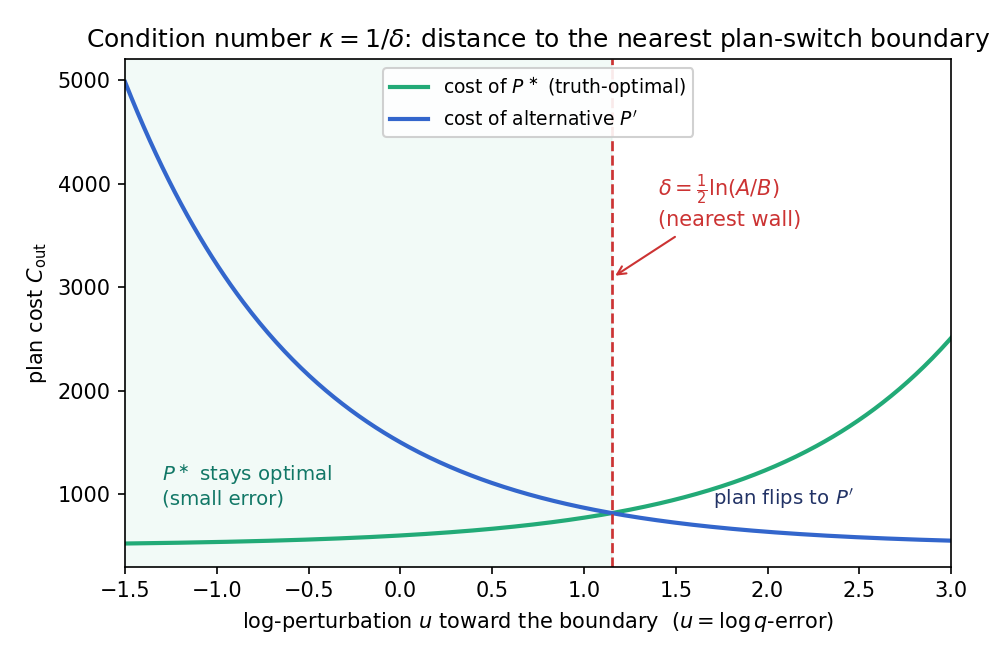

Write the Python code that produced this figure.
"""Conceptual: the small-error condition number as distance to the nearest plan-switch
boundary. Two plans' costs cross at delta = 1/2 ln(A/B); kappa = 1/delta. Output: flip_margin.pdf/png.
"""
import numpy as np
import matplotlib; matplotlib.use("Agg")
import matplotlib.pyplot as plt

A, B, C0 = 1000.0, 100.0, 500.0          # non-shared sums (A from P', B from P*) + shared baseline
delta = 0.5 * np.log(A / B)               # closed-form flip margin
u = np.linspace(-1.5, 3.0, 400)
cost_star = B * np.exp(u) + C0            # P* gets costlier as we perturb toward the wall
cost_alt = A * np.exp(-u) + C0            # P' gets cheaper

fig, ax = plt.subplots(figsize=(6.6, 4.4))
ax.plot(u, cost_star, lw=2, color="#2a7", label=r"cost of $P^\ast$ (truth-optimal)")
ax.plot(u, cost_alt, lw=2, color="#36c", label=r"cost of alternative $P'$")
ax.axvline(delta, color="#c33", ls="--", lw=1.3)
ax.axvspan(-1.5, delta, color="#2a7", alpha=0.06)
ymax = float(cost_alt.max())
ax.annotate(r"$\delta=\frac{1}{2}\ln(A/B)$" + "\n(nearest wall)", (delta, ymax * 0.62),
            xytext=(delta + 0.25, ymax * 0.72), color="#c33", fontsize=10,
            arrowprops=dict(arrowstyle="->", color="#c33"))
ax.text(-1.3, ymax * 0.18, r"$P^\ast$ stays optimal" + "\n(small error)", color="#176", fontsize=9.5)
ax.text(delta + 0.55, ymax * 0.18, r"plan flips to $P'$", color="#236", fontsize=9.5)
ax.set_xlabel(r"log-perturbation $u$ toward the boundary  ($u=\log q\text{-error}$)")
ax.set_ylabel(r"plan cost $C_{\mathrm{out}}$")
ax.set_title(r"Condition number $\kappa = 1/\delta$: distance to the nearest plan-switch boundary")
ax.legend(loc="upper center", fontsize=9, framealpha=0.9)
ax.set_xlim(-1.5, 3.0)
fig.tight_layout()
fig.savefig("flip_margin.pdf"); fig.savefig("flip_margin.png", dpi=150)
print(f"wrote flip_margin.pdf + .png  (delta={delta:.3f})")
